Frame 1 (no input): blank canvas, image omitted
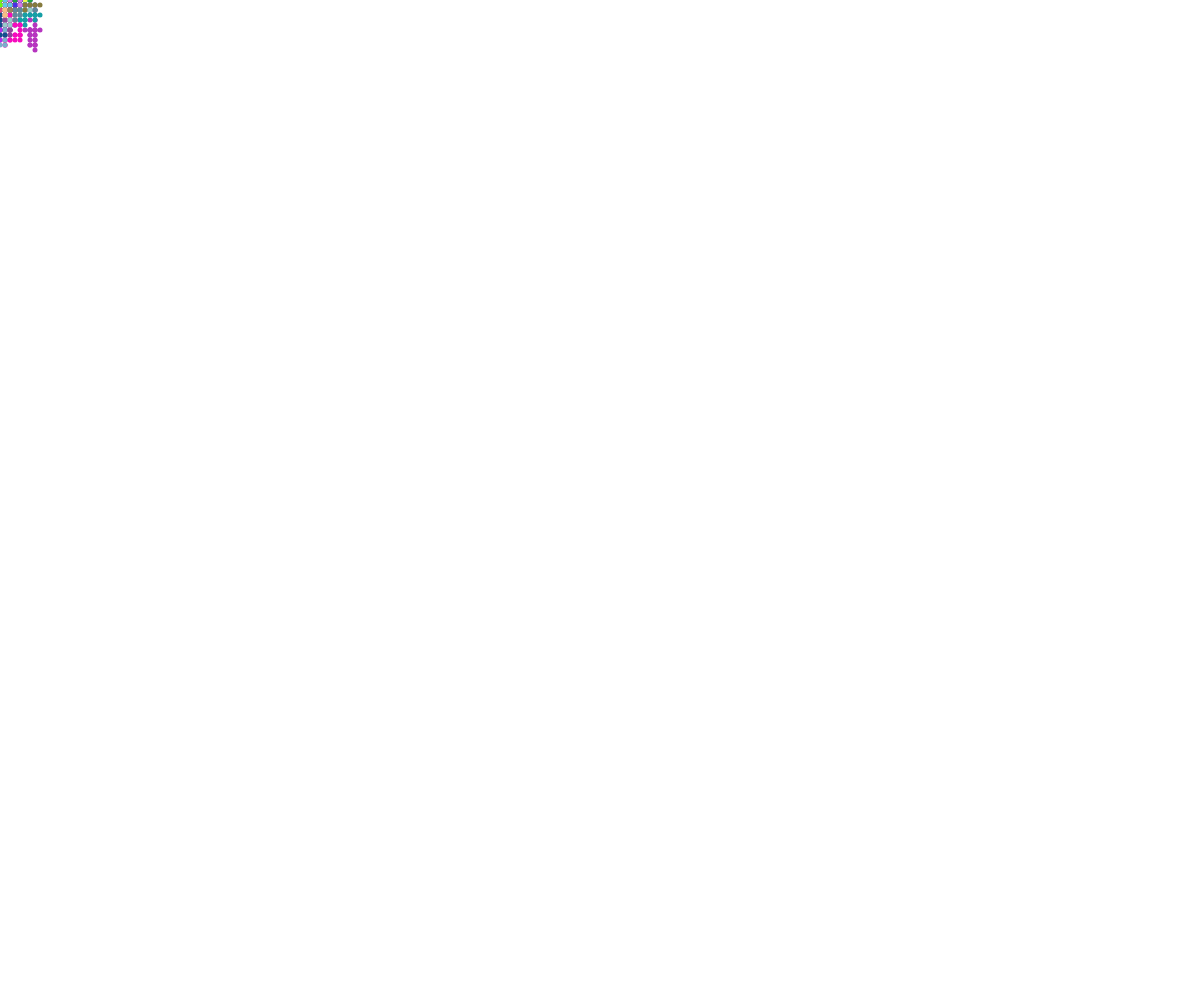
Frame 60 (no input)
Frame 120 (the mouse pressed at the canvas centre since frame 60): identical to frame 60, image omitted

The p5.js sketch that drew this single still picture (run headless with seeded random() and noise() and a simulated clock; from frame 60 on, the mouse is pressed at the canvas centre):

// p5.js sketch
// ── sketch.js
//walker OOP demo


class Walker{
  constructor(x, y, colour) {
    this.x = x;
    this.y = y;
    this.speed = 5;
    this.colour = colour;
    this.diameter = 5;
  }
  
  display() {
    fill(this.colour);
    circle(this.x, this.y, this.diameter);
  }

  move() {
    let choice = random(0, 100);
    if (choice < 25) {
      this.y -= this.speed;
    }
    else if(choice < 50) {
      this.y += this.speed;
    }
    else if(choice<75) {
      this.x -= this.speed;
    }
    else {
      this.x += this.speed;
    }
  }
}

let walkers = [];

let walk = true;

async function setup() {
  createCanvas(windowWidth, windowHeight);
  noStroke();
}

function draw() {
  for (let i=0; i<walkers.length; i++) {
    if (walk === true) {
      walkers[i].move();
      walkers[i].display();
    }
  }

  spawnWalker();
}

function mousePressed() {
  walk = !walk;
}

function spawnWalker() {
  let someWalker = new Walker(mouseX, mouseY, color(random(255), random(255), random(255)));
  
  walkers.push(someWalker);
  
}
